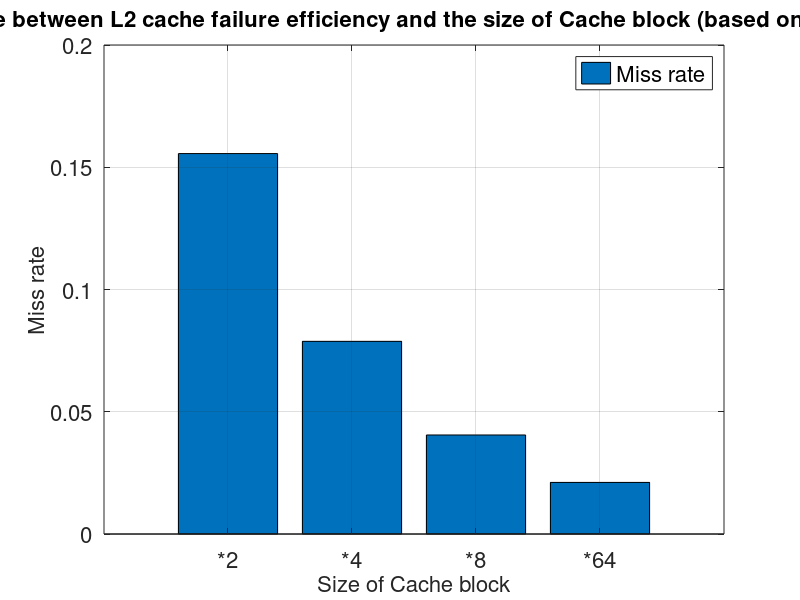

MATLAB code for this plot:
y=[0.1556 	0.0788 	0.0405 	0.0211];
b=bar(y);
grid on;
ch = get(b,'children');
set(gca,'XTickLabel',{'*2','*4','*8','*64'}, 'FontSize', 16)
%set(ch,'FaceVertexCData',[1 0 1;0 0 0;])
legend('Miss rate', 'FontSize', 16);
xlabel('Size of Cache block', 'FontSize', 16);
ylabel('Miss rate', 'FontSize', 16);
title('The relevance between L2 cache failure efficiency and the size of Cache block (based on vortex dataset)', 'FontSize', 16);